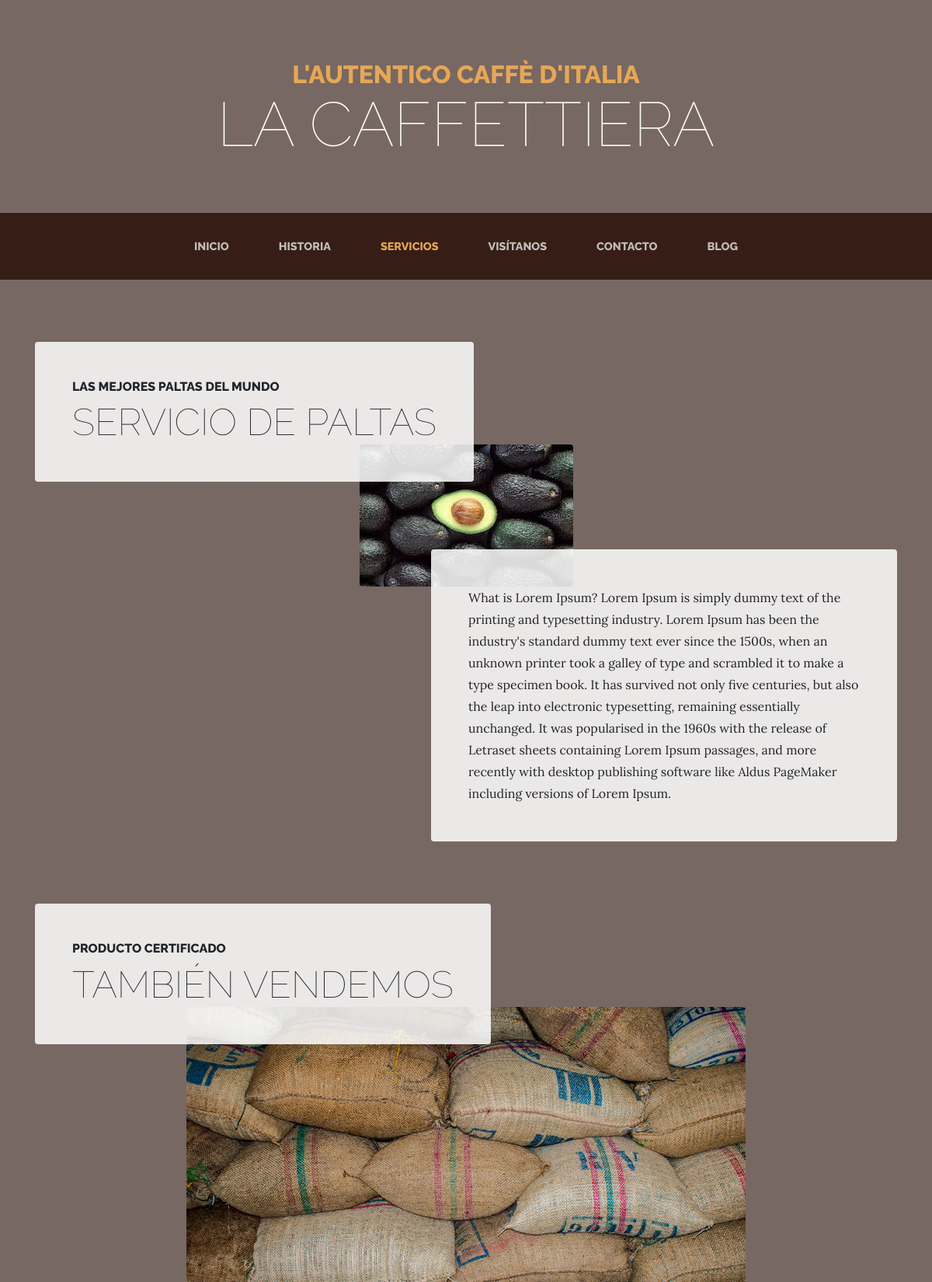
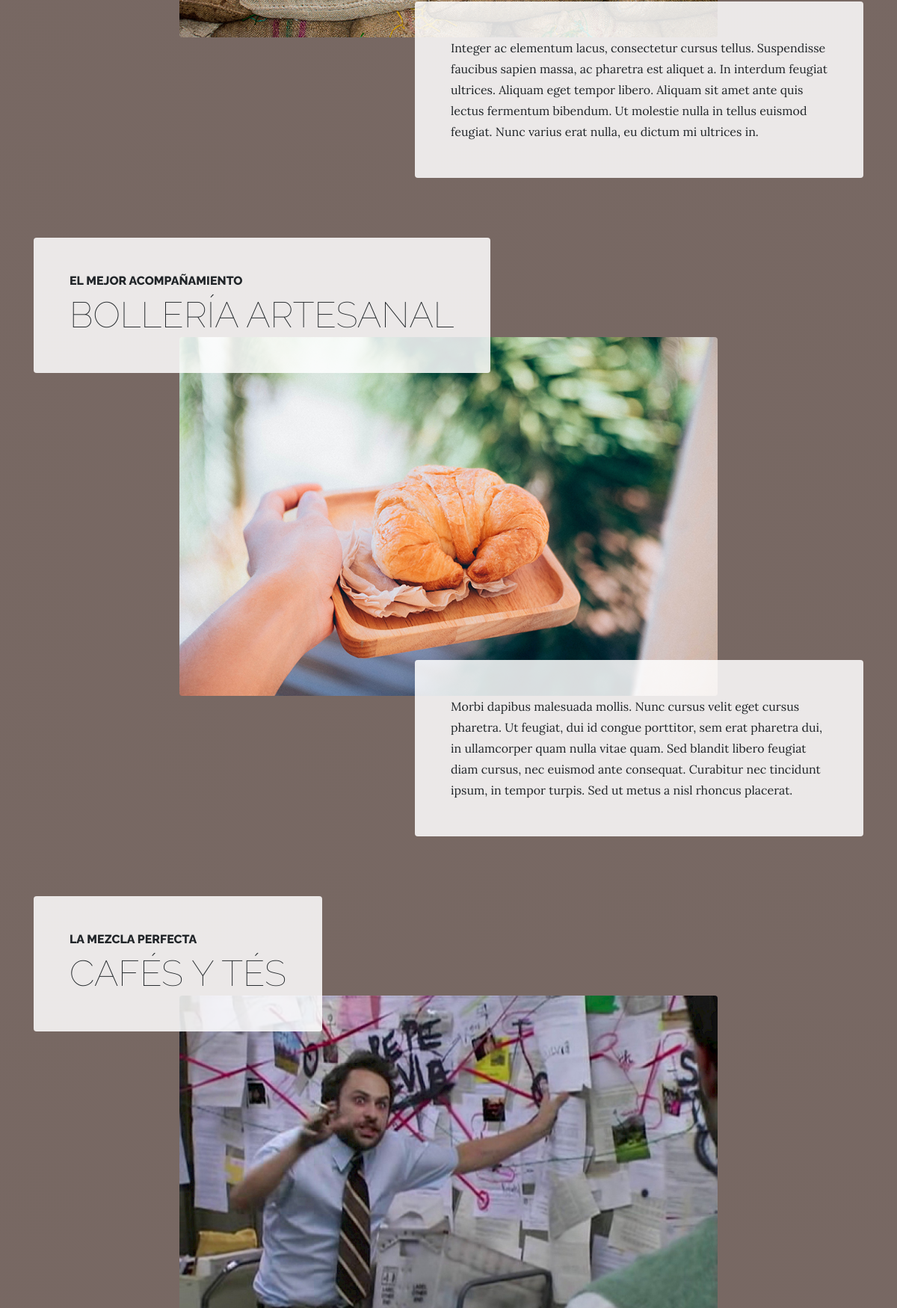
Page /services/ (upper part) on the committed database (2 pictures, top to bottom).
### services/models.py (models this page shows, shortened)
class Service(models.Model):
    title = models.CharField(max_length=200, verbose_name='Título')
    subtitle = models.CharField(max_length=200, verbose_name='Subtítulo')
    content = models.TextField(verbose_name='Contenido')
    image = models.ImageField(upload_to='services', verbose_name='Imagen')
    created = models.DateTimeField(auto_now_add=True, verbose_name='Fecha de creación')
    updated = models.DateTimeField(auto_now=True, verbose_name='Fecha de modificación')
    class Meta:
        verbose_name = 'servicio'
        verbose_name_plural = 'servicios'
        ordering = ["-created"]

### services/views.py (the view)
# urls.py: path('', views.services, name='services'),
def services(request):
    services = Service.objects.all()
    return render(request, "services/services.html", {'services': services})

### pages/templatetags/pages_extras.py (called while the page is built)
@register.simple_tag
def get_page_list():
    pages = Page.objects.all()
    return pages

### social/processors.py (called while the page is built)
def ctx_dict(request):
    ctx = {}
    links = Link.objects.all()
    for link in links:
        ctx[link.key] = link.url #{'LINK_TWITTER': 'twitter.com','LINK_FACEBOOK': 'facebook.com'}
    return ctx

### services/templates/services/services.html (shortened to what this page needs)
{% extends 'core/base.html' %}
{% load static %}
{% block content %}
    {% for service in services %}
    <section class="page-section">
        <div class="container">
            <div class="product-item">
                <div class="product-item-title d-flex">
                    <div class="bg-faded p-5 d-flex mr-auto rounded">
                        <h2 class="section-heading mb-0">
                            <span class="section-heading-upper">{{ service.subtitle }}</span>
                            <span class="section-heading-lower">{{ service.title }}</span>
                        </h2>
                    </div>
                </div>
                <img class="product-item-img mx-auto d-flex rounded img-fluid mb-3 mb-lg-0" src="{{ service.image.url }}"
                     alt="">
                <div class="product-item-description d-flex ml-auto">
                    <div class="bg-faded p-5 rounded">
                        <p class="mb-0">{{ service.content }}</p>
                    </div>
                </div>
            </div>
        </div>
    </section>
    {% endfor %}
{% endblock %}

### core/templates/core/base.html (shortened to what this page needs)
<!DOCTYPE html>
<html lang="es">
<head>
    {% load static %}
    <link href="{% static 'core/vendor/bootstrap/css/bootstrap.min.css' %}" rel="stylesheet">
    <link href="{% static 'core/vendor/font-awesome/css/font-awesome.min.css' %}" rel="stylesheet" type="text/css">
    <link href="{% static 'core/css/business-casual.css' %}" rel="stylesheet">
</head>
<body>
<h1 class="site-heading text-center text-white d-none d-lg-block">
    <span class="site-heading-upper text-primary mb-3">L'autentico caffè d'italia</span>
    <span class="site-heading-lower">La Caffettiera</span>
</h1>
<nav class="navbar navbar-expand-lg navbar-dark py-lg-4" id="mainNav">
    <div class="container">
        <div class="collapse navbar-collapse" id="navbarResponsive">
            <ul class="navbar-nav mx-auto">
                <li class="nav-item px-lg-4 {% if request.path == '/' %} active {% endif %}">
                    <a class="nav-link text-uppercase text-expanded" href="{% url 'home' %}">Inicio</a>
                </li>
                <li class="nav-item px-lg-4 {% if request.path == '/about/' %} active {% endif %}">
                    <a class="nav-link text-uppercase text-expanded" href="{% url 'about' %}">Historia</a>
                </li>
                <li class="nav-item px-lg-4 {% if request.path == '/services/' %} active {% endif %}">
                    <a class="nav-link text-uppercase text-expanded" href="{% url 'services' %}">Servicios</a>
                </li>
                <li class="nav-item px-lg-4 {% if request.path == '/store/' %} active {% endif %}">
                    <a class="nav-link text-uppercase text-expanded" href="{% url 'store' %}">Visítanos</a>
                </li>
                <li class="nav-item px-lg-4 {% if request.path == '/contact/' %} active {% endif %}">
                    <a class="nav-link text-uppercase text-expanded" href="{% url 'contact' %}">Contacto</a>
                </li>
                <li class="nav-item px-lg-4 {% if request.path|slice:":6" == '/blog/' %} active {% endif %}">
                    <a class="nav-link text-uppercase text-expanded" href="{% url 'blog' %}">Blog</a>
                </li>
            </ul>
        </div>
    </div>
</nav>
{% block content %}{% endblock %}
            {% load pages_extras %}
            {% get_page_list as page_list %}
</body>
</html>

### core/static/core/css/business-casual.css (style rules this page uses)
body { font-family: 'Lora'; background: linear-gradient(rgba(47, 23, 15, 0.65), rgba(47, 23, 15, 0.65)), url("../img/bg.jpg"); background-attachment: fixed; background-position: center; background-size: cover; }
h1, h2, h3, h4, h5, h6 { font-family: 'Raleway'; }
p { line-height: 1.75; }
.site-heading { margin-top: 5rem; margin-bottom: 5rem; text-transform: uppercase; line-height: 1; font-family: 'Raleway'; }
.site-heading .site-heading-upper { display: block; font-size: 2rem; font-weight: 800; }
.site-heading .site-heading-lower { font-size: 5rem; font-weight: 100; line-height: 4rem; }
.page-section { margin-top: 5rem; margin-bottom: 5rem; }
.section-heading { text-transform: uppercase; }
.section-heading .section-heading-upper { display: block; font-size: 1rem; font-weight: 800; padding-bottom:.5rem; }
.section-heading .section-heading-lower { display: block; font-size: 3rem; font-weight: 100; }
.bg-faded { background-color: rgba(255, 255, 255, 0.85); }
#mainNav { background-color: rgba(47, 23, 15, 0.9); font-family: 'Raleway'; }
#mainNav .navbar-nav .nav-item .nav-link { color: rgba(255, 255, 255, 0.7); font-weight: 800; }
#mainNav .navbar-nav .nav-item.active .nav-link { color: #e6a756; }
@media (min-width: 992px) { #mainNav .navbar-nav .nav-item .nav-link { font-size: 0.9rem; } }
@media (min-width: 992px) { .product-item .product-item-title { position: relative; z-index: 1; margin-bottom: -3rem; } }
@media (min-width: 992px) { .product-item .product-item-img { position: relative; z-index: 0; max-width: 60vw; } }
@media (min-width: 992px) { .product-item .product-item-description { position: relative; z-index: 1; margin-top: -3rem; max-width: 50vw; } }
.text-primary { color: #e6a756 !important; }

### rows in the picture
Service: subtitle "LAS MEJORES PALTAS DEL MUNDO", title "SERVICIO DE PALTAS", image (picture), content "What is Lorem Ipsum? Lorem Ipsum is simply dummy text of the printing and typesetting industry. Lorem Ipsum has been the industry's standard dummy text ever since the 1500s, when an unknown printer took a galley of type and scrambled it to make a type specimen book. It has survived not only five centuries, but also the leap into electronic typesetting, remaining essentially unchanged. It was popularised in the 1960s with the release of Letraset sheets containing Lorem Ipsum passages, and more recently with desktop publishing software like Aldus PageMaker including versions of Lorem Ipsum."
Service: subtitle "PRODUCTO CERTIFICADO", title "TAMBIÉN VENDEMOS", image (picture), content "Integer ac elementum lacus, consectetur cursus tellus. Suspendisse faucibus sapien massa, ac pharetra est aliquet a. In interdum feugiat ultrices. Aliquam eget tempor libero. Aliquam sit amet ante quis lectus fermentum bibendum. Ut molestie nulla in tellus euismod feugiat. Nunc varius erat nulla, eu dictum mi ultrices in."
Service: subtitle "EL MEJOR ACOMPAÑAMIENTO", title "BOLLERÍA ARTESANAL", image (picture), content "Morbi dapibus malesuada mollis. Nunc cursus velit eget cursus pharetra. Ut feugiat, dui id congue porttitor, sem erat pharetra dui, in ullamcorper quam nulla vitae quam. Sed blandit libero feugiat diam cursus, nec euismod ante consequat. Curabitur nec tincidunt ipsum, in tempor turpis. Sed ut metus a nisl rhoncus placerat."
Service: subtitle "LA MEZCLA PERFECTA", title "CAFÉS Y TÉS", image (picture)
